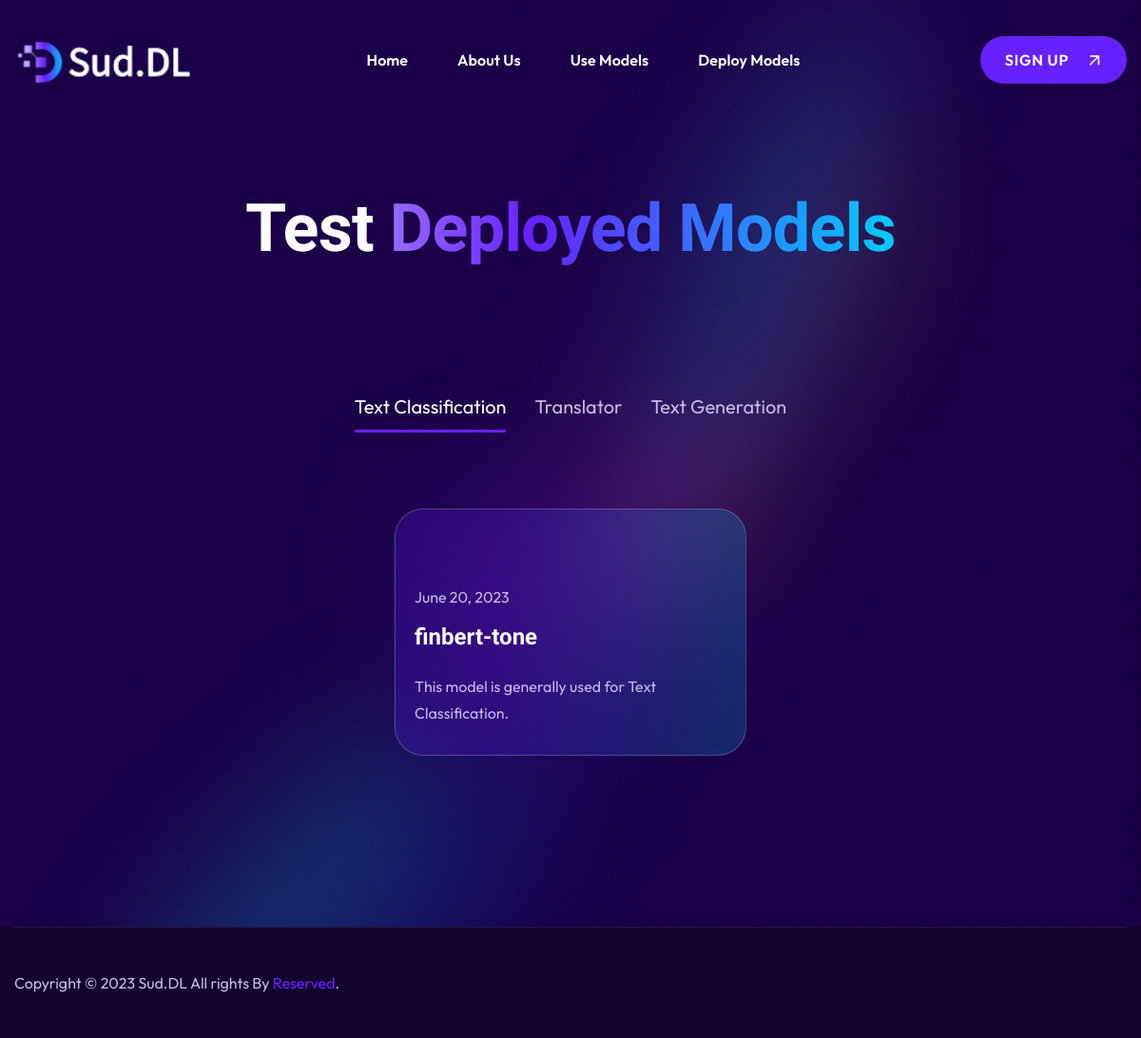
/use_model/, run on an earlier commit of the app's database.
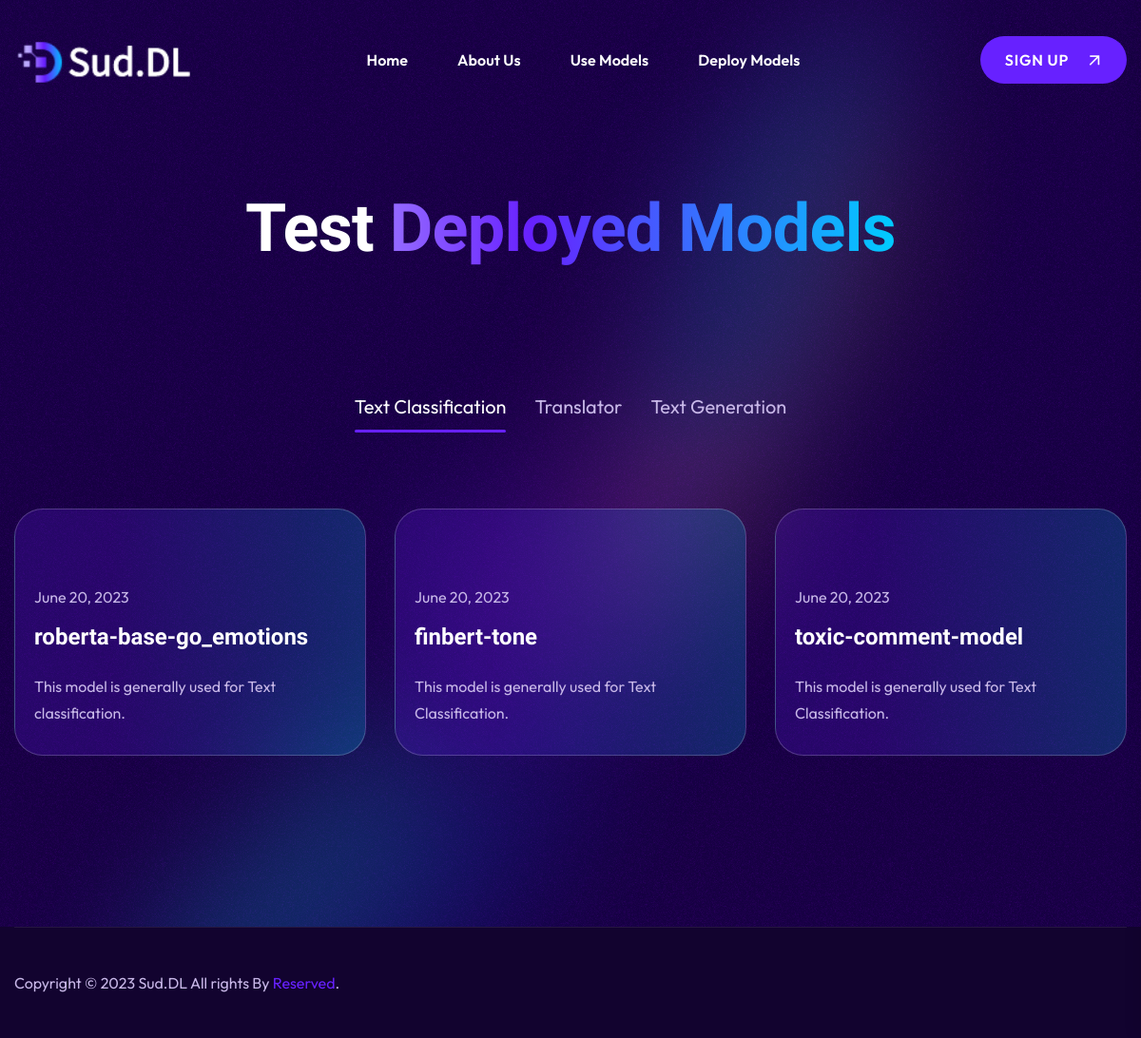
And on a later commit of the database.
### app/models.py (models this page shows)
class Model(models.Model):
    model_id = models.AutoField(primary_key=True)
    CHOICES = [
        ('option1', 'Text Classification'),
        ('option2', 'Translator'),
        ('option3', 'Text Generation'),
    ]
    tag = models.CharField(max_length=50, choices=CHOICES)
    upload_date = models.DateField()
    background = models.CharField(max_length=5000)
    model_name = models.CharField(max_length=50)
    input_des = models.CharField(max_length=500)
    output_des = models.CharField(max_length=500)
    task_des = models.CharField(max_length=500)

### deeplearningapp/views.py (the view)
# urls.py: path('use_model/', views.use),
def use(request):
    models = Model.objects.all()
    model_list = []
    j = 1
    for i in models:
        model_dic = {}
        if i.tag == 'option1':
            model_dic['option'] = 1
        elif i.tag == 'option2':
            model_dic['option'] = 2
        else:
            model_dic['option'] = 3
        model_dic['model_id'] = i.model_id
        model_dic['img_id'] = j % 10
        model_dic['name'] = i.model_name
        model_dic['date'] = i.upload_date
        model_dic['task_des'] = i.task_des
        model_list.append(model_dic)
        j += 1
    return render(request, 'useModel.html', context={'my_list': model_list})

### templates/useModel.html (shortened to what the changed rows need)
{% extends "base.html" %}
{% block body %}
        <main class="main-content">
            <section class="breadcrumb-area">
                <div class="container">
                    <div class="row">
                        <div class="col-12">
                            <div class="breadcrumb-content">
                                <h2 class="title">Test <span>Deployed Models</span></h2>
                            </div>
                        </div>
                    </div>
                </div>
            </section>
            <section class="blog-area pb-150">
                <div class="container">
                    <div class="row">
                        <div class="col-lg-12">
                            <div class="blog-tav-wrap">
                                <div class="tab-content" id="myTabContent">
                                    <div class="tab-pane fade show active" id="text-classification-tab-pane" role="tabpanel" aria-labelledby="text-classification-tab" tabindex="0">
                                        <div class="blog-item-wrap">
                                            <div class="row justify-content-center">
                                                {% for item in my_list %}
                                                    {% if item.option == 1 %}
                                                        <div class="col-lg-4 col-md-6 col-sm-10">
                                                            <div class="blog-grid-item">
                                                                <div class="blog-grid-thumb">
                                                                </div>
                                                                <div class="blog-grid-content">
                                                                    <span class="date">{{ item.date }}</span>
                                                                    <h2 class="title" style="white-space: nowrap; overflow: hidden; text-overflow: ellipsis;"><a href="/model-detail/?param={{ item.model_id }}">{{ item.name }}</a></h2>
                                                                    <p>This model is generally used for {{ item.task_des }}.</p>
                                                                </div>
                                                            </div>
                                                        </div>
                                                    {% endif %}
                                                {% endfor %}
                                            </div>
                                        </div>
                                    </div>
                                </div>
                            </div>
                        </div>
                    </div>
                </div>
            </section>
        </main>
{% endblock %}

What changed in the data, as far as the page shows it:
now on this page (row edited): Model: date "June 20, 2023", name "roberta-base-go_emotions", task_des "Text classification"
added Model: date "June 20, 2023", name "toxic-comment-model", task_des "Text Classification"
Also different on the page:
new list line: "This model is generally used for ."
